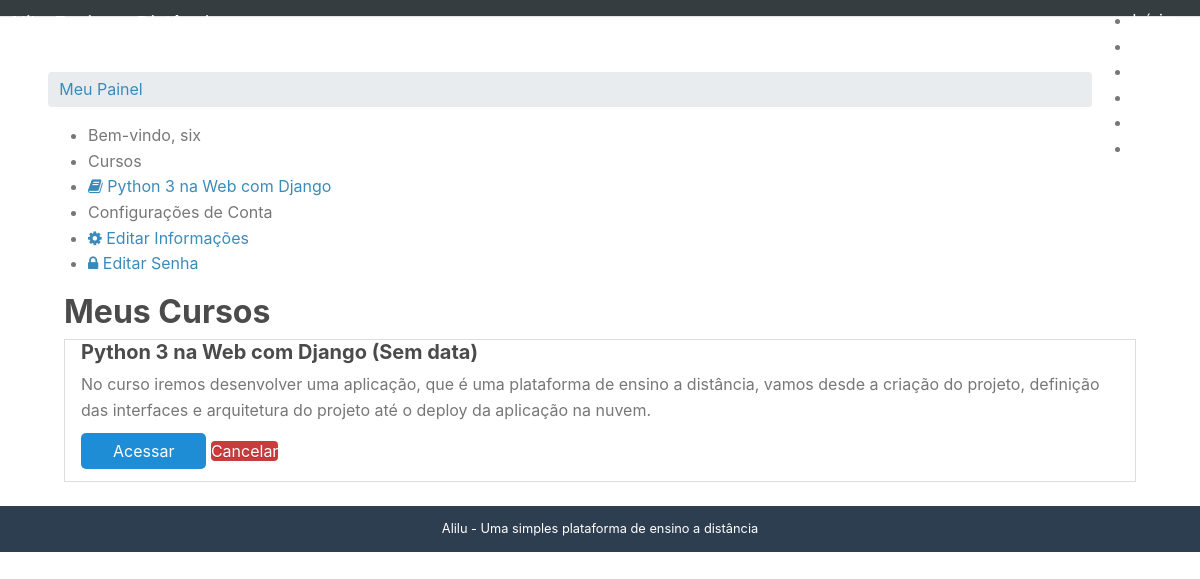
The page /accounts/ (signed in) on the database its author committed.
### courses/models.py (models this page shows, shortened)
class Enrollment(models.Model):
	STATUS_CHOICES = (
		(0, 'Pendente'),
		(1, 'Aprovado'),
		(2, 'Cancelado'),
	)
	user = models.ForeignKey(get_user_model(), on_delete=models.CASCADE, verbose_name='Usuário', related_name='enrollments')
	course = models.ForeignKey(Course, on_delete=models.CASCADE, verbose_name='Curso', related_name='enrollments')
	status = models.IntegerField('Situação', choices=STATUS_CHOICES, default=1, blank=True)
	create_at = models.DateTimeField('Criado em', auto_now_add=True)
	updated_at = models.DateTimeField('Atualizado em', auto_now=True)
	class Meta:
		verbose_name = 'Inscrição'
		verbose_name_plural ='Inscrições'
		unique_together = (('user', 'course'),)

class Course(models.Model):
	name = models.CharField('Nome', max_length=255)
	slug = models.SlugField('Atalho')
	description = models.TextField('Descrição Simples', blank=True)
	about = models.TextField('Sobre o Curso', blank=True)
	start_date = models.DateField('Data de Início', null=True, blank=True)
	image = models.ImageField(upload_to='courses/images', verbose_name='Imagem', null=True, blank=True)
	create_at = models.DateTimeField('Criado em', auto_now_add=True)
	updated_at = models.DateTimeField('Atualizado em', auto_now=True)
	objects = CourseManager()
	def __str__(self):
		return self.name
	class Meta():
		verbose_name = 'Curso'
		verbose_name_plural = 'Cursos'
		ordering = ['name']

### accounts/views.py (the view)
# urls.py: path('', views.dashboard, name='dashboard'),
@login_required #só vai ter acesso que estiver logado
def dashboard(request):
	template_name = 'accounts/dashboard.html'
	context = {}
	return render(request, template_name, context)

### courses/templatetags/courses_tags.py (called while the page is built)
@register.simple_tag
def load_my_courses(user):
	return Enrollment.objects.filter(user=user)

### accounts/templates/accounts/dashboard.html
{% extends "base.html" %}
{% load courses_tags %}
{% block content %}
{% load_my_courses user as enrollments %}
<div class="pure-g-r content-ribbon">
    <div class="pure-u-1">
        <ul class="breadcrumb">
            {% block breadcrumb %}
            <li><a href="/accounts">Meu Painel</a></li>
            {% endblock %}
        </ul>
    </div>
    <div class="pure-u-1-3">
        <div class="pure-menu pure-menu-open">
            <ul>
                <li class="pure-menu-heading">
                    Bem-vindo, {{ user }}
                </li>
                {% block menu_options %}
                <li class="pure-menu-heading">Cursos</li>
                {% for enrollment in enrollments %}
                <li>
                    <a href="/cursos/{{ enrollment.course.slug }}/anuncios/">
                    <i class="fa fa-book"></i>
                    {{ enrollment.course }}
                    </a>
                </li>
                {% empty %}
                <li>Nenhum curso encontrado</li>
                {% endfor %}
                <li class="pure-menu-heading">Configurações de Conta</li>
                <li>
                    <a href="/accounts/edit">
                    <i class="fa fa-cog"></i>
                    Editar Informações
                    </a>
                </li>
                <li>
                    <a href="/accounts/edit_password">
                    <i class="fa fa-lock"></i>
                    Editar Senha
                    </a>
                </li>
                {% endblock %}
            </ul>
        </div>
    </div>
    <div class="pure-u-2-3">
        <div class="inner">
            {% block dashboard_content %}
            <h2>Meus Cursos</h2>
            {% for enrollment in enrollments %}
            <div class="well">
                <h3>{{ enrollment.course }}
                ({{ enrollment.course.start_date|date:'d/m/Y'|default:'Sem data' }})
                </h3>
                {{ enrollment.course.description|linebreaks }}
                <div class="pure-controls">
                    <a href="/cursos/{{ enrollment.course.slug }}/anuncios/" class="pure-button pure-button-primary">Acessar</a>
                    <a href="/cursos/{{ enrollment.course.slug }}/cancelar-inscricao/" class="pure-button button-error">Cancelar</a>
                </div>
            </div>
            {% empty %}
            <aside class="pure-u-1">
                <p>Nenhum curso inscrito</p>
            </aside>
            {% endfor %}
            {% endblock %}
        </div>
    </div>
</div>
{% endblock %}

### core/static/core/css/styles.css (style rules this page uses)
* { -webkit-box-sizing: border-box; -moz-box-sizing: border-box; box-sizing: border-box; }
body { margin: 0 auto; line-height: 1.7em; }
a { color: #3b8bba; }
.content .content-ribbon { margin: 1.5em 3em; }
.pure-button-primary { background-color: #1f8dd6; color: white; padding: 0.5em 2em; border-radius: 5px; }
.inner { padding: 0em 1em; }
.inner p { margin-top: 0; }
ul.breadcrumb { padding: 0; }
ul.breadcrumb li { display: inline-block; }
ul.breadcrumb li a { display: inline-block; padding: 0.3em 0.7em; }
.button-success, .button-error, .button-warning, .button-secondary { color: white; border-radius: 4px; text-shadow: 0 1px 1px rgba(0, 0, 0, 0.2); }
.button-error { background: rgb(202, 60, 60); }
body { min-width: 320px; color: #777; line-height: 1.6; }
h1, h2, h3, h4, h5, h6 { font-weight: bold; color: rgb(75, 75, 75); }
h3 { font-size: 1.25em; }
a { color: #3b8bba; text-decoration: none; }
.well { border: 1px solid #ddd; padding: 0em 1em 1em 1em; margin-bottom: 1.5em; }

### rows shown on the page
Enrollment: course "Python 3 na Web com Django", course.start_date "Sem data", course.description "No curso iremos desenvolver uma aplicação, que é uma plataforma de ensino a distância, vamos desde a criação do projeto, definição das interfaces e arquitetura do projeto até o deploy da aplicação na nuvem."

### other values the page prints
{{ user }} "six"
